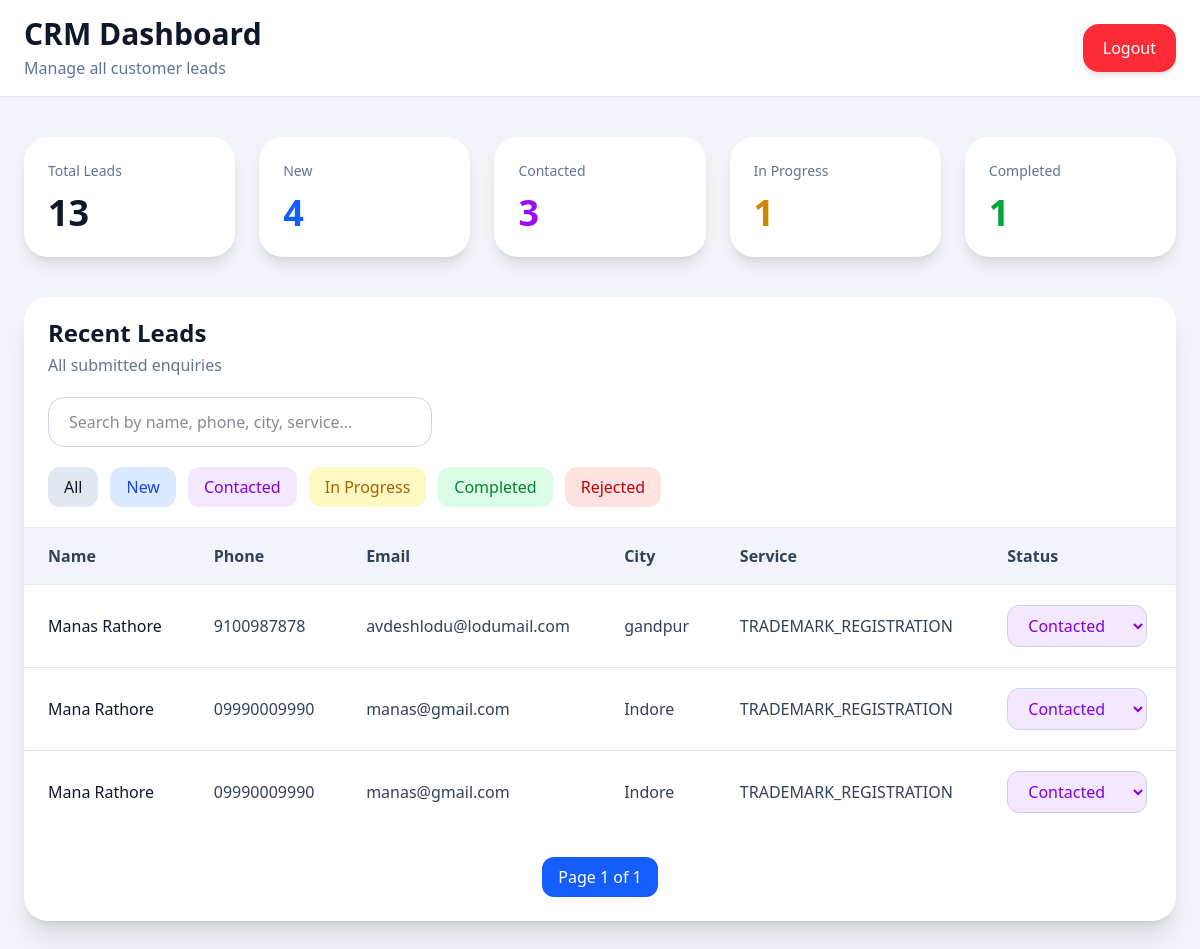
Page /dashboard/?status=CONTACTED (signed in) on the committed database.
### leads/models.py (models this page shows, shortened)
class Lead(models.Model):
    STATUS_CHOICES = [
    ('NEW', 'New'),
    ('CONTACTED', 'Contacted'),
    ('IN_PROGRESS', 'In Progress'),
    ('COMPLETED', 'Completed'),
    ('REJECTED', 'Rejected'),
]
    name = models.CharField(max_length=80)
    phone = models.CharField(max_length=20)
    email = models.EmailField()
    city = models.CharField(max_length=100)
    service = models.CharField(max_length=50)
    message = models.TextField(
        blank=True,
        null=True
    )
    status = models.CharField(
        max_length=20,
        choices=STATUS_CHOICES,
        default='NEW',
        )
    created_at = models.DateTimeField(
        auto_now_add=True
    )

### leads/views.py (the view, shortened to what this page needs)
# urls.py: path('dashboard/', dashboard_view, name='dashboard'),
@login_required(login_url='/login/')
def dashboard_view(request):
    search_query = request.GET.get('search', '')
    status_filter = request.GET.get('status', '')
    all_leads = Lead.objects.all().order_by('-created_at')
    if status_filter:
        all_leads = all_leads.filter(
            status=status_filter
        )
    paginator = Paginator(all_leads, 10)
    page_number = request.GET.get('page')
    leads = paginator.get_page(page_number)
    total_leads = Lead.objects.count()
    new_leads = Lead.objects.filter(
        status='NEW'
    ).count()
    contacted_leads = Lead.objects.filter(
        status='CONTACTED'
    ).count()
    in_progress_leads = Lead.objects.filter(
        status='IN_PROGRESS'
    ).count()
    completed_leads = Lead.objects.filter(
        status='COMPLETED'
    ).count()
    rejected_leads = Lead.objects.filter(
        status='REJECTED'
    ).count()
    context = {
        'leads': leads,
        'search_query': search_query,
        'status_filter': status_filter,
        'total_leads': total_leads,
        'new_leads': new_leads,
        'contacted_leads': contacted_leads,
        'in_progress_leads': in_progress_leads,
        'completed_leads': completed_leads,
        'rejected_leads': rejected_leads
    }
    return render(
        request,
        'dashboard.html',
        context
    )

### leads/templates/dashboard.html (shortened to what this page needs)
{% extends 'base.html' %}
{% block content %}
<div class="min-h-screen bg-slate-100">
    <div class="bg-white border-b border-slate-200 px-6 py-4 flex justify-between items-center">
        <div>
            <h1 class="text-3xl font-bold text-slate-900">
                CRM Dashboard
            </h1>
            <p class="text-slate-500 mt-1">
                Manage all customer leads
            </p>
        </div>
        <a href="/logout/"
           class="bg-red-500 hover:bg-red-600 text-white px-5 py-3 rounded-2xl font-medium transition shadow-md">
            Logout
        </a>
    </div>
    <div class="max-w-7xl mx-auto px-6 py-10">
        <div class="grid md:grid-cols-5 gap-6 mb-10">
            <div class="bg-white rounded-3xl p-6 shadow-lg">
                <p class="text-slate-500 text-sm">
                    Total Leads
                </p>
                <h2 class="mt-3 text-4xl font-bold text-slate-900">
                    {{ total_leads }}
                </h2>
            </div>
            <div class="bg-white rounded-3xl p-6 shadow-lg">
                <p class="text-slate-500 text-sm">
                    New
                </p>
                <h2 class="mt-3 text-4xl font-bold text-blue-600">
                    {{ new_leads }}
                </h2>
            </div>
            <div class="bg-white rounded-3xl p-6 shadow-lg">
                <p class="text-slate-500 text-sm">
                    Contacted
                </p>
                <h2 class="mt-3 text-4xl font-bold text-purple-600">
                    {{ contacted_leads }}
                </h2>
            </div>
            <div class="bg-white rounded-3xl p-6 shadow-lg">
                <p class="text-slate-500 text-sm">
                    In Progress
                </p>
                <h2 class="mt-3 text-4xl font-bold text-yellow-600">
                    {{ in_progress_leads }}
                </h2>
            </div>
            <div class="bg-white rounded-3xl p-6 shadow-lg">
                <p class="text-slate-500 text-sm">
                    Completed
                </p>
                <h2 class="mt-3 text-4xl font-bold text-green-600">
                    {{ completed_leads }}
                </h2>
            </div>
        </div>
        <div class="bg-white rounded-3xl shadow-xl overflow-hidden">
            <div class="px-6 py-5 border-b border-slate-200 flex flex-col gap-5">
                <div>
                    <h2 class="text-2xl font-bold text-slate-900">
                        Recent Leads
                    </h2>
                    <p class="text-slate-500 mt-1">
                        All submitted enquiries
                    </p>
                </div>
                <form method="GET"
                      class="w-full md:w-auto">
                    <input type="text"
                           name="search"
                           value="{{ search_query }}"
                           placeholder="Search by name, phone, city, service..."
                           class="w-full md:w-96 px-5 py-3 rounded-2xl border border-slate-300 focus:outline-none focus:ring-2 focus:ring-blue-500">
                </form>
                <div class="flex flex-wrap gap-3">
                    <a href="/dashboard/"
                       class="px-4 py-2 rounded-xl bg-slate-200 hover:bg-slate-300 transition">
                        All
                    </a>
                    <a href="/dashboard/?status=NEW"
                       class="px-4 py-2 rounded-xl bg-blue-100 text-blue-700 hover:bg-blue-200 transition">
                        New
                    </a>
                    <a href="/dashboard/?status=CONTACTED"
                       class="px-4 py-2 rounded-xl bg-purple-100 text-purple-700 hover:bg-purple-200 transition">
                        Contacted
                    </a>
                    <a href="/dashboard/?status=IN_PROGRESS"
                       class="px-4 py-2 rounded-xl bg-yellow-100 text-yellow-700 hover:bg-yellow-200 transition">
                        In Progress
                    </a>
                    <a href="/dashboard/?status=COMPLETED"
                       class="px-4 py-2 rounded-xl bg-green-100 text-green-700 hover:bg-green-200 transition">
                        Completed
                    </a>
                    <a href="/dashboard/?status=REJECTED"
                       class="px-4 py-2 rounded-xl bg-red-100 text-red-700 hover:bg-red-200 transition">
                        Rejected
                    </a>
                </div>
            </div>
            <div class="overflow-x-auto">
                <table class="w-full">
                    <thead class="bg-slate-100">
                        <tr>
                            <th class="px-6 py-4 text-left font-semibold text-slate-700">
                                Name
                            </th>
                            <th class="px-6 py-4 text-left font-semibold text-slate-700">
                                Phone
                            </th>
                            <th class="px-6 py-4 text-left font-semibold text-slate-700">
                                Email
                            </th>
                            <th class="px-6 py-4 text-left font-semibold text-slate-700">
                                City
                            </th>
                            <th class="px-6 py-4 text-left font-semibold text-slate-700">
                                Service
                            </th>
                            <th class="px-6 py-4 text-left font-semibold text-slate-700">
                                Status
                            </th>
                        </tr>
                    </thead>
                    <tbody>
                        {% for lead in leads %}
                        <tr class="border-t border-slate-200 hover:bg-slate-50 transition">
                            <td class="px-6 py-5 font-medium text-slate-900">
                                {{ lead.name }}
                            </td>
                            <td class="px-6 py-5 text-slate-700">
                                {{ lead.phone }}
                            </td>
                            <td class="px-6 py-5 text-slate-700">
                                {{ lead.email }}
                            </td>
                            <td class="px-6 py-5 text-slate-700">
                                {{ lead.city }}
                            </td>
                            <td class="px-6 py-5 text-slate-700">
                                {{ lead.service }}
                            </td>
                            <td class="px-6 py-5">
                                <form method="POST"
                                      action="/update-status/{{ lead.id }}/">
                                    <select
                                        name="status"
                                        onchange="this.form.submit()"
                                        class="px-4 py-2 rounded-xl border border-slate-300 font-medium
                                        {% if lead.status == 'NEW' %}
                                        bg-blue-100 text-blue-700
                                        {% elif lead.status == 'CONTACTED' %}
                                        bg-purple-100 text-purple-700
                                        {% elif lead.status == 'IN_PROGRESS' %}
                                        bg-yellow-100 text-yellow-700
                                        {% elif lead.status == 'COMPLETED' %}
                                        bg-green-100 text-green-700
                                        {% elif lead.status == 'REJECTED' %}
                                        bg-red-100 text-red-700
                                        {% endif %}
                                        focus:outline-none focus:ring-2 focus:ring-blue-500">
                                        <option value="CONTACTED"
                                            {% if lead.status == 'CONTACTED' %}selected{% endif %}>
                                            Contacted
                                        </option>
                                    </select>
                                </form>
                            </td>
                        </tr>
                        {% endfor %}
                    </tbody>
                </table>
            </div>
            <div class="flex items-center justify-center gap-3 py-6">
                <span class="px-4 py-2 bg-blue-600 text-white rounded-xl font-medium">
                    Page {{ leads.number }} of {{ leads.paginator.num_pages }}
                </span>
            </div>
        </div>
    </div>
</div>
{% endblock %}

### rows in the picture
Lead: name "Manas Rathore", phone "9100987878", email "avdeshlodu@lodumail.com", city "gandpur", service "TRADEMARK_REGISTRATION", status "Contacted"
Lead: name "Mana Rathore", phone "09990009990", email "manas@gmail.com", city "Indore", service "TRADEMARK_REGISTRATION", status "Contacted"
Lead: name "Mana Rathore", phone "09990009990", email "manas@gmail.com", city "Indore", service "TRADEMARK_REGISTRATION", status "Contacted"

### other values in the picture
{{ total_leads }} "13"
{{ new_leads }} "4"
{{ contacted_leads }} "3"
{{ in_progress_leads }} "1"
{{ completed_leads }} "1"
{{ leads.number }} "1"
{{ leads.paginator.num_pages }} "1"
